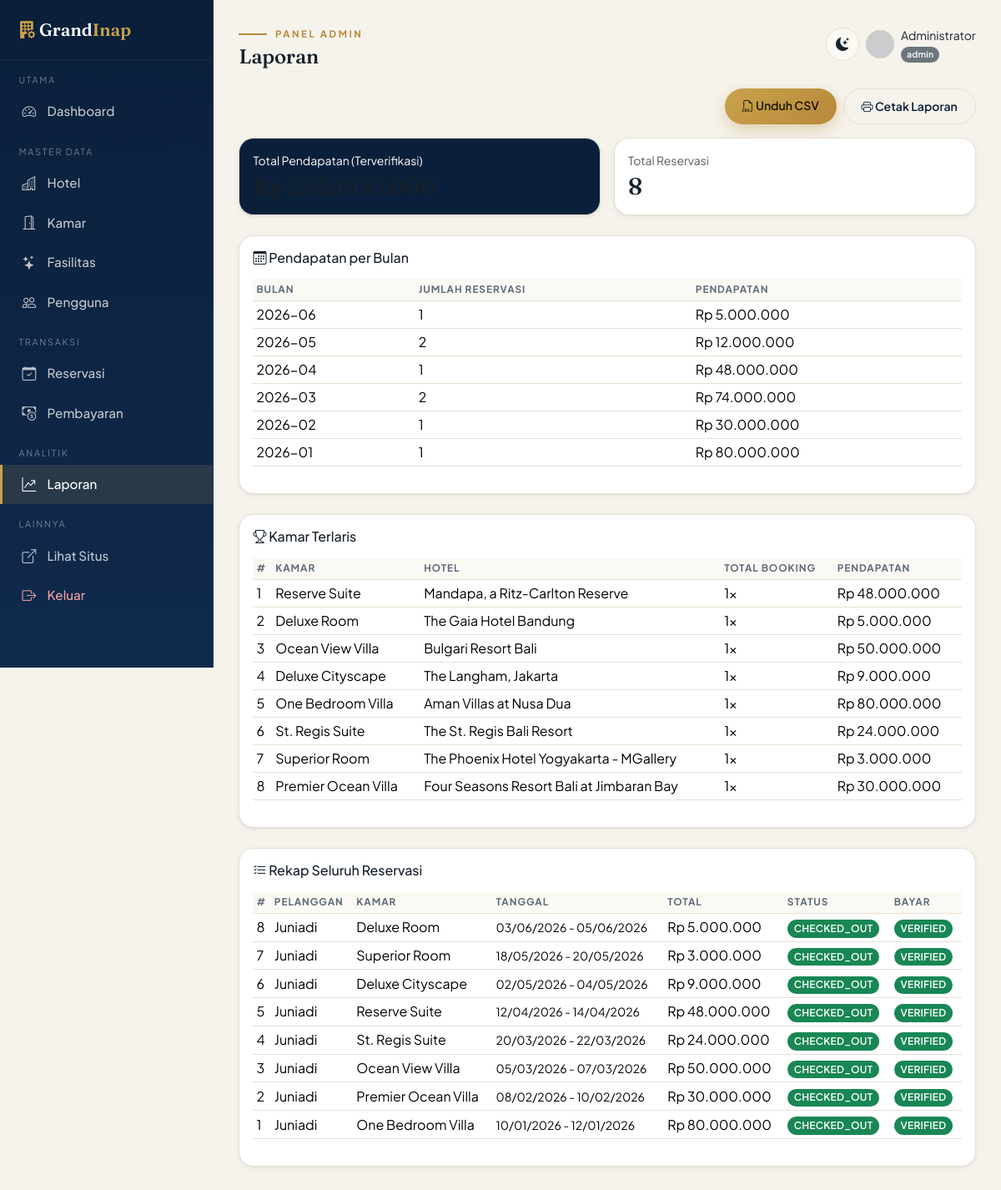
The page /reportadmin (signed in) on the database its author committed.
### tables this page shows
CREATE TABLE reservations (
    id          INT AUTO_INCREMENT PRIMARY KEY,
    user_id     INT NOT NULL,
    room_id     INT NOT NULL,
    check_in    DATE NOT NULL,
    check_out   DATE NOT NULL,
    guests      INT NOT NULL DEFAULT 1,
    nights      INT NOT NULL,
    total_price DECIMAL(12,2) NOT NULL,
    status      ENUM('pending','confirmed','checked_in','checked_out','cancelled') NOT NULL DEFAULT 'pending',
    created_at  TIMESTAMP DEFAULT CURRENT_TIMESTAMP,
    FOREIGN KEY (user_id) REFERENCES users(id) ON DELETE CASCADE,
    FOREIGN KEY (room_id) REFERENCES rooms(id) ON DELETE CASCADE
);

CREATE TABLE users (
    id         INT AUTO_INCREMENT PRIMARY KEY,
    name       VARCHAR(100) NOT NULL,
    email      VARCHAR(120) NOT NULL UNIQUE,
    password   VARCHAR(255) NOT NULL,          
    role       ENUM('admin','customer') NOT NULL DEFAULT 'customer',
    phone      VARCHAR(20)  DEFAULT NULL,
    photo      VARCHAR(255) DEFAULT NULL,
    created_at TIMESTAMP DEFAULT CURRENT_TIMESTAMP
);

CREATE TABLE rooms (
    id          INT AUTO_INCREMENT PRIMARY KEY,
    hotel_id    INT NOT NULL,
    name        VARCHAR(120) NOT NULL,
    type        ENUM('Deluxe','Suite','Presidential Suite','Standard') NOT NULL DEFAULT 'Deluxe',
    price       DECIMAL(12,2) NOT NULL,
    capacity    INT NOT NULL DEFAULT 2,
    description TEXT,
    photo       VARCHAR(255) DEFAULT NULL,
    status      ENUM('available','maintenance') NOT NULL DEFAULT 'available',
    created_at  TIMESTAMP DEFAULT CURRENT_TIMESTAMP,
    FOREIGN KEY (hotel_id) REFERENCES hotels(id) ON DELETE CASCADE
);

### app/controllers/Reportadmin.php (called while the page is built, shortened)
<?php
class Reportadmin extends Controller
{
    public function index()
    {
        $resModel = $this->model('Reservation');
        $this->view('admin/reports', [
            'title'           => 'Laporan',
            'totalRevenue'    => $resModel->totalRevenue(),
            'totalReservasi'  => $resModel->count(),
            'revenuePerMonth' => $resModel->revenuePerMonth(),
            'bestRooms'       => $resModel->bestSellingRooms(10),
            'allReservations' => $resModel->all(),
        ]);
    }
}

### app/core/Router.php (called while the page is built, shortened)
<?php
class Router
{
    private $method     = 'index';
    public function dispatch()
    {
        $url = isset($_GET['url']) ? trim($_GET['url'], '/') : '';
        $url = filter_var($url, FILTER_SANITIZE_URL);
        $parts = $url !== '' ? explode('/', $url) : [];
        unset($parts[0]);
        $controller = new $this->controller();
        unset($parts[1]);
        $this->params = $parts ? array_values($parts) : [];
        call_user_func_array([$controller, $this->method], $this->params);
    }
}

### index.php (called while the page is built, shortened)
<?php
require_once APPROOT . '/core/Database.php';
require_once APPROOT . '/core/helpers.php';
require_once APPROOT . '/core/Router.php';
$router = new Router();
$router->dispatch();

### app/core/Database.php (called while the page is built, shortened)
<?php
class Database
{
    private $pdo;
    private $stmt;
    public function __construct()
    {
        $dsn = 'mysql:host=' . DB_HOST . ';dbname=' . DB_NAME . ';charset=utf8mb4';
        $options = [
            PDO::ATTR_ERRMODE            => PDO::ERRMODE_EXCEPTION,
            PDO::ATTR_DEFAULT_FETCH_MODE => PDO::FETCH_OBJ,
            PDO::ATTR_EMULATE_PREPARES   => false,
        ];
        try {
            $this->pdo = new PDO($dsn, DB_USER, DB_PASS, $options);
        } catch (PDOException $e) {
            die('Koneksi database gagal: ' . $e->getMessage());
        }
    }
    public function query($sql)
    {
        $this->stmt = $this->pdo->prepare($sql);
        return $this;
    }
    public function execute()  { return $this->stmt->execute(); }
    public function resultSet(){ $this->execute(); return $this->stmt->fetchAll(); }
}

### app/models/Reservation.php (called while the page is built, shortened)
<?php
class Reservation
{
    private $db;
    public function __construct() { $this->db = new Database(); }
    public function all()
    {
        return $this->db->query('SELECT res.*, r.name AS room_name, h.name AS hotel_name,
                                        u.name AS customer_name, p.status AS payment_status
                                 FROM reservations res
                                 JOIN rooms r  ON res.room_id = r.id
                                 JOIN hotels h ON r.hotel_id = h.id
                                 JOIN users u  ON res.user_id = u.id
                                 LEFT JOIN payments p ON p.reservation_id = res.id
                                 ORDER BY res.created_at DESC')->resultSet();
    }
    public function bestSellingRooms($limit = 5)
    {
        return $this->db->query('SELECT r.name AS room_name, h.name AS hotel_name,
                                        COUNT(res.id) AS total_booking,
                                        COALESCE(SUM(res.total_price),0) AS total_revenue
                                 FROM reservations res
                                 JOIN rooms r  ON res.room_id = r.id
                                 JOIN hotels h ON r.hotel_id = h.id
                                 WHERE res.status != "cancelled"
                                 GROUP BY res.room_id
                                 ORDER BY total_booking DESC
                                 LIMIT ' . (int)$limit)->resultSet();
    }
    public function revenuePerMonth()
    {
        return $this->db->query('SELECT DATE_FORMAT(res.check_in, "%Y-%m") AS bulan,
                                        COUNT(res.id) AS total_reservasi,
                                        COALESCE(SUM(res.total_price),0) AS pendapatan
                                 FROM reservations res
                                 JOIN payments p ON p.reservation_id = res.id
                                 WHERE p.status = "verified"
                                 GROUP BY bulan ORDER BY bulan DESC')->resultSet();
    }
}

### app/views/admin/reports.php (the view, shortened to what this page needs)
<?php require_once APPROOT . '/views/layouts/admin_header.php'; ?>
<div class="d-flex justify-content-end gap-2 mb-3">
    <a href="<?= BASEURL ?>reportadmin/export" class="btn btn-sm btn-gold"><i class="bi bi-filetype-csv"></i> Unduh CSV</a>
    <button onclick="window.print()" class="btn btn-sm btn-outline-dark"><i class="bi bi-printer"></i> Cetak Laporan</button>
</div>
<div class="row g-3 mb-4">
    <div class="col-md-6"><div class="card stat-card text-white bg-gi p-3">
        <small>Total Pendapatan (Terverifikasi)</small><h3 class="mb-0 mt-1"><?= rupiah($totalRevenue) ?></h3></div></div>
    <div class="col-md-6"><div class="card stat-card p-3">
        <small class="text-muted">Total Reservasi</small><h3 class="mb-0 mt-1"><?= $totalReservasi ?></h3></div></div>
</div>
<div class="card p-3 mb-4">
    <h6 class="mb-3"><i class="bi bi-calendar3 text-gold"></i> Pendapatan per Bulan</h6>
    <table class="table table-sm">
        <thead class="table-light"><tr><th>Bulan</th><th>Jumlah Reservasi</th><th>Pendapatan</th></tr></thead>
        <tbody>
        <?php foreach ($revenuePerMonth as $row): ?>
            <tr><td><?= e($row->bulan) ?></td><td><?= $row->total_reservasi ?></td><td><?= rupiah($row->pendapatan) ?></td></tr>
        <?php endforeach; ?>
        </tbody>
    </table>
</div>
<div class="card p-3 mb-4">
    <h6 class="mb-3"><i class="bi bi-trophy text-gold"></i> Kamar Terlaris</h6>
    <table class="table table-sm">
        <thead class="table-light"><tr><th>#</th><th>Kamar</th><th>Hotel</th><th>Total Booking</th><th>Pendapatan</th></tr></thead>
        <tbody>
        <?php foreach ($bestRooms as $i => $b): ?>
            <tr><td><?= $i+1 ?></td><td><?= e($b->room_name) ?></td><td><?= e($b->hotel_name) ?></td>
                <td><?= $b->total_booking ?>x</td><td><?= rupiah($b->total_revenue) ?></td></tr>
        <?php endforeach; ?>
        </tbody>
    </table>
</div>
<div class="card p-3">
    <h6 class="mb-3"><i class="bi bi-list-check text-gold"></i> Rekap Seluruh Reservasi</h6>
    <div class="table-responsive">
    <table class="table table-sm table-hover">
        <thead class="table-light"><tr><th>#</th><th>Pelanggan</th><th>Kamar</th><th>Tanggal</th><th>Total</th><th>Status</th><th>Bayar</th></tr></thead>
        <tbody>
        <?php foreach ($allReservations as $r): ?>
            <tr><td><?= $r->id ?></td><td><?= e($r->customer_name) ?></td><td><?= e($r->room_name) ?></td>
                <td><small><?= date('d/m/Y', strtotime($r->check_in)) ?> - <?= date('d/m/Y', strtotime($r->check_out)) ?></small></td>
                <td><?= rupiah($r->total_price) ?></td><td><?= statusBadge($r->status) ?></td>
                <td><?= $r->payment_status ? statusBadge($r->payment_status) : '-' ?></td></tr>
        <?php endforeach; ?>
        </tbody>
    </table>
    </div>
</div>
<?php require_once APPROOT . '/views/layouts/admin_footer.php'; ?>

### app/core/helpers.php (shortened to what this page needs)
<?php
function e($str) { return htmlspecialchars($str ?? '', ENT_QUOTES, 'UTF-8'); }
function rupiah($angka) {
    return 'Rp ' . number_format((float)$angka, 0, ',', '.');
}
function statusBadge($status) {
    $map = [
        'pending'     => 'secondary', 'confirmed'   => 'info',
        'checked_in'  => 'primary',   'checked_out' => 'success',
        'cancelled'   => 'danger',
        'unpaid'      => 'secondary', 'waiting'     => 'warning',
        'verified'    => 'success',   'rejected'    => 'danger',
        'available'   => 'success',   'maintenance' => 'warning',
    ];
    $color = $map[$status] ?? 'dark';
    return '<span class="badge bg-' . $color . ' text-uppercase">' . e($status) . '</span>';
}

### public/assets/css/app.css (style rules this page uses)
:root { --gi-ink: #0A1F3A; --gi-ink-2: #102A4C; --gi-brass: #B8893B; --gi-brass-2: #C9A24B; --gi-champagne: #E7D6AE; --gi-bg: #F6F3EC; --gi-surface: #FFFFFF; --gi-surface-2: #FBF9F4; --gi-text: #16202B; --gi-muted: #5D6B79; --gi-line: #E7E0D2; --gi-radius: 18px; --gi-radius-sm: 12px; --gi-radius-pill:999px; --gi-shadow-sm: 0 1px 2px rgba(10,31,58,.06), 0 2px 8px rgba(10,31,58,.05); --gi-shadow: 0 6px 24px rgba(10,31,58,.10); --gi-shadow-lg: 0 18px 50px rgba(10,31,58,.18); --gi-ease: cubic-bezier(.22,.61,.36,1); --font-display: "Fraunces", Georgia, "Times New Roman", serif; --font-sans: "Plus Jakarta Sans", system-ui, -apple-system, Segoe UI, Roboto, sans-serif; --bs-body-bg: var(--gi-bg); --bs-body-color: var(--gi-text); --bs-body-font-family: var(--font-sans); --bs-primary: var(--gi-ink); --bs-border-color: var(--gi-line); --bs-link-color: var(--gi-brass); --bs-link-hover-color: var(--gi-ink); }
* { scroll-behavior: smooth; }
body { font-family: var(--font-sans); background: var(--gi-bg); color: var(--gi-text); -webkit-font-smoothing: antialiased; text-rendering: optimizeLegibility; }
h1,h2,h3,h4,h5,.font-display { font-family: var(--font-display); font-optical-sizing: auto; font-weight: 540; letter-spacing: -.01em; color: var(--gi-text); }
a { text-decoration: none; }
.bg-ink, .bg-gi { background: var(--gi-ink) !important; }
.btn { border-radius: var(--gi-radius-pill); font-weight: 600; padding:.62rem 1.3rem; transition: transform .15s var(--gi-ease), box-shadow .2s, background .2s; }
.btn-gold, .btn-brass { background: linear-gradient(135deg, var(--gi-brass-2), var(--gi-brass)); color:#1c1403; border:none; box-shadow: 0 6px 18px rgba(184,137,59,.35); }
.card { background: var(--gi-surface); border: 1px solid var(--gi-line); border-radius: var(--gi-radius); box-shadow: var(--gi-shadow-sm); }
.table { --bs-table-bg: transparent; color: var(--gi-text); vertical-align: middle; }
.table > :not(caption) > * > * { border-color: var(--gi-line); }
.table thead th { font-size:.74rem; text-transform:uppercase; letter-spacing:.08em; color:var(--gi-muted); font-weight:700; border-bottom:1px solid var(--gi-line); }
.table-light, .table .table-light { --bs-table-bg: var(--gi-surface-2); }
.badge { font-weight:600; letter-spacing:.02em; padding:.4em .65em; border-radius:999px; }
.admin-body { background: var(--gi-bg); }
.stat-card { border-radius: var(--gi-radius); padding:1.2rem 1.3rem; position:relative; overflow:hidden; }
.btn-outline-dark { --bs-btn-color: var(--gi-ink); --bs-btn-border-color: var(--gi-line); --bs-btn-hover-bg: var(--gi-ink); --bs-btn-hover-border-color: var(--gi-ink); }
html { scroll-behavior: smooth; }
* { scrollbar-width: thin; scrollbar-color: rgba(184,137,59,.55) transparent; }
.btn-gold, .btn-brass { position: relative; overflow: hidden; }
.btn-gold::before, .btn-brass::before { content:""; position:absolute; top:0; left:-130%; width:60%; height:100%; background: linear-gradient(120deg, transparent, rgba(255,255,255,.5), transparent); transform: skewX(-20deg); transition: left .6s var(--gi-ease); pointer-events:none; }
.card { transition: box-shadow .3s var(--gi-ease), transform .3s var(--gi-ease), border-color .3s var(--gi-ease); }
.stat-card { transition: transform .3s var(--gi-ease), box-shadow .3s var(--gi-ease); }

### rows shown on the page
reservations: id "8", user.name "Juniadi", room.name "Deluxe Room", check_in "03/06/2026", check_out "05/06/2026", total_price "Rp 5.000.000", status "CHECKED_OUT VERIFIED"
reservations: id "7", user.name "Juniadi", room.name "Superior Room", check_in "18/05/2026", check_out "20/05/2026", total_price "Rp 3.000.000", status "CHECKED_OUT VERIFIED"
reservations: id "6", user.name "Juniadi", room.name "Deluxe Cityscape", check_in "02/05/2026", check_out "04/05/2026", total_price "Rp 9.000.000", status "CHECKED_OUT VERIFIED"
reservations: id "5", user.name "Juniadi", room.name "Reserve Suite", check_in "12/04/2026", check_out "14/04/2026", total_price "Rp 48.000.000", status "CHECKED_OUT VERIFIED"
reservations: id "4", user.name "Juniadi", room.name "St. Regis Suite", check_in "20/03/2026", check_out "22/03/2026", total_price "Rp 24.000.000", status "CHECKED_OUT VERIFIED"
reservations: id "3", user.name "Juniadi", room.name "Ocean View Villa", check_in "05/03/2026", check_out "07/03/2026", total_price "Rp 50.000.000", status "CHECKED_OUT VERIFIED"
reservations: id "2", user.name "Juniadi", room.name "Premier Ocean Villa", check_in "08/02/2026", check_out "10/02/2026", total_price "Rp 30.000.000", status "CHECKED_OUT VERIFIED"
reservations: id "1", user.name "Juniadi", room.name "One Bedroom Villa", check_in "10/01/2026", check_out "12/01/2026", total_price "Rp 80.000.000", status "CHECKED_OUT VERIFIED"

### other values the page prints
$label "UTAMA"
$m[0] "Dashboard"
$label "MASTER DATA"
$m[0] "Hotel"
$m[0] "Kamar"
$m[0] "Fasilitas"
$m[0] "Pengguna"
$label "TRANSAKSI"
$m[0] "Reservasi"
$m[0] "Pembayaran"
$label "ANALITIK"
$m[0] "Laporan"
$title "Laporan"
currentUser()['name'] "Administrator"
$totalReservasi "8"
